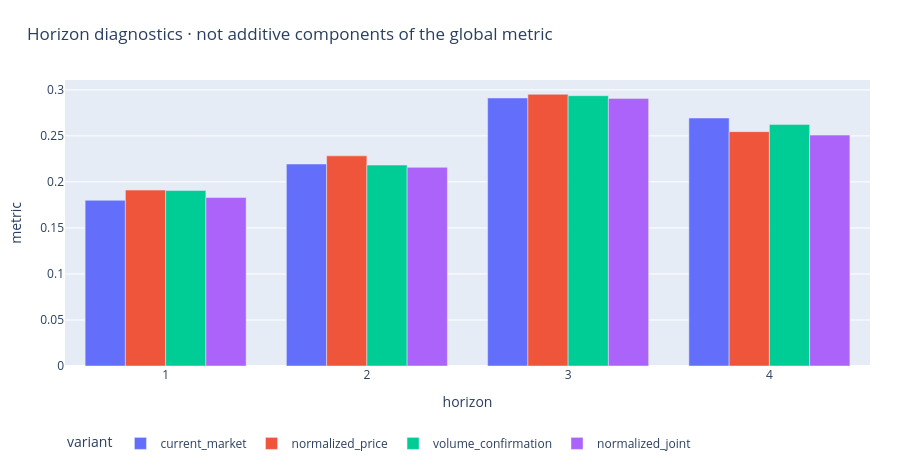

Notebook cell for this chart:
### Markdown cell above
## 8. Horizon diagnostics

### Code cell
figures[7][1].show(renderer='plotly_mimetype')

### Figure 1 — Plotly figure (JSON) as saved in the notebook; plotly's stock layout.template omitted (floating-point values rounded to 4 significant figures)
{"data": [{"alignmentgroup": "True", "hovertemplate": "variant=current_market<br>horizon=%{x}<br>metric=%{y}<extra></extra>", "legendgroup": "current_market", "marker": {"color": "#636efa", "pattern": {"shape": ""}}, "name": "current_market", "offsetgroup": "current_market", "orientation": "v", "showlegend": true, "textposition": "auto", "type": "bar", "x": ["1", "2", "3", "4"], "xaxis": "x", "y": [0.18, 0.2195, 0.2912, 0.2695], "yaxis": "y"}, {"alignmentgroup": "True", "hovertemplate": "variant=normalized_price<br>horizon=%{x}<br>metric=%{y}<extra></extra>", "legendgroup": "normalized_price", "marker": {"color": "#EF553B", "pattern": {"shape": ""}}, "name": "normalized_price", "offsetgroup": "normalized_price", "orientation": "v", "showlegend": true, "textposition": "auto", "type": "bar", "x": ["1", "2", "3", "4"], "xaxis": "x", "y": [0.1911, 0.2283, 0.2952, 0.2546], "yaxis": "y"}, {"alignmentgroup": "True", "hovertemplate": "variant=volume_confirmation<br>horizon=%{x}<br>metric=%{y}<extra></extra>", "legendgroup": "volume_confirmation", "marker": {"color": "#00cc96", "pattern": {"shape": ""}}, "name": "volume_confirmation", "offsetgroup": "volume_confirmation", "orientation": "v", "showlegend": true, "textposition": "auto", "type": "bar", "x": ["1", "2", "3", "4"], "xaxis": "x", "y": [0.1906, 0.2183, 0.2937, 0.2625], "yaxis": "y"}, {"alignmentgroup": "True", "hovertemplate": "variant=normalized_joint<br>horizon=%{x}<br>metric=%{y}<extra></extra>", "legendgroup": "normalized_joint", "marker": {"color": "#ab63fa", "pattern": {"shape": ""}}, "name": "normalized_joint", "offsetgroup": "normalized_joint", "orientation": "v", "showlegend": true, "textposition": "auto", "type": "bar", "x": ["1", "2", "3", "4"], "xaxis": "x", "y": [0.183, 0.2158, 0.2907, 0.2509], "yaxis": "y"}], "layout": {"barmode": "group", "height": 470, "legend": {"orientation": "h", "title": {"text": "variant"}, "tracegroupgap": 0, "y": -0.22}, "margin": {"b": 70, "l": 65, "r": 30, "t": 80}, "title": {"text": "Horizon diagnostics · not additive components of the global metric", "x": 0.03}, "xaxis": {"anchor": "y", "domain": [0, 1], "title": {"text": "horizon"}}, "yaxis": {"anchor": "x", "domain": [0, 1], "title": {"text": "metric"}}}}
